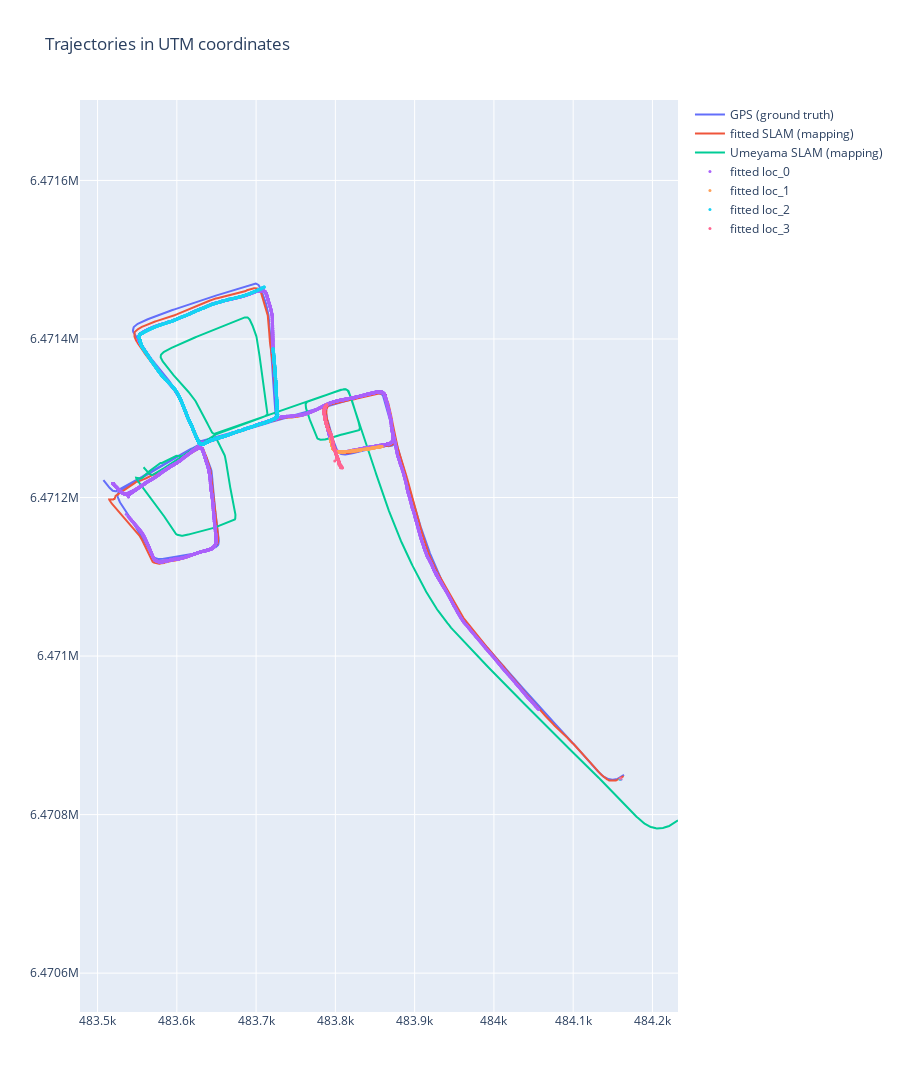

The code cell stored with this chart in its notebook:
### Code cell
fig_2d = processor.create_2d_plot_utm()
fig_2d.show()

### Figure 1 — Plotly figure (JSON) as saved in the notebook; plotly's stock layout.template omitted (floating-point values rounded to 4 significant figures; data arrays with more than 128 entries replaced by an {"elided": "..."} marker saying what was removed)
{"data": [{"marker": {"color": "#636EFA", "size": 3}, "mode": "lines", "name": "GPS (ground truth)", "type": "scatter", "x": {"elided": "1522 float values"}, "y": {"elided": "1522 float values"}}, {"marker": {"color": "#EF553B", "size": 3}, "mode": "lines", "name": "fitted SLAM (mapping)", "type": "scatter", "x": {"elided": "1522 float values"}, "y": {"elided": "1522 float values"}}, {"marker": {"color": "#00CC96", "size": 3}, "mode": "lines", "name": "Umeyama SLAM (mapping)", "type": "scatter", "x": {"elided": "1522 float values"}, "y": {"elided": "1522 float values"}}, {"marker": {"color": "#AB63FA", "size": 3}, "mode": "markers", "name": "fitted loc_0", "type": "scatter", "x": {"elided": "13153 float values"}, "y": {"elided": "13153 float values"}}, {"marker": {"color": "#FFA15A", "size": 3}, "mode": "markers", "name": "fitted loc_1", "type": "scatter", "x": {"elided": "642 float values"}, "y": {"elided": "642 float values"}}, {"marker": {"color": "#19D3F3", "size": 3}, "mode": "markers", "name": "fitted loc_2", "type": "scatter", "x": {"elided": "4291 float values"}, "y": {"elided": "4291 float values"}}, {"marker": {"color": "#FF6692", "size": 3}, "mode": "markers", "name": "fitted loc_3", "type": "scatter", "x": {"elided": "894 float values"}, "y": {"elided": "894 float values"}}], "layout": {"height": 1200, "title": {"text": "Trajectories in UTM coordinates"}, "yaxis": {"scaleanchor": "x", "scaleratio": 1}}}
